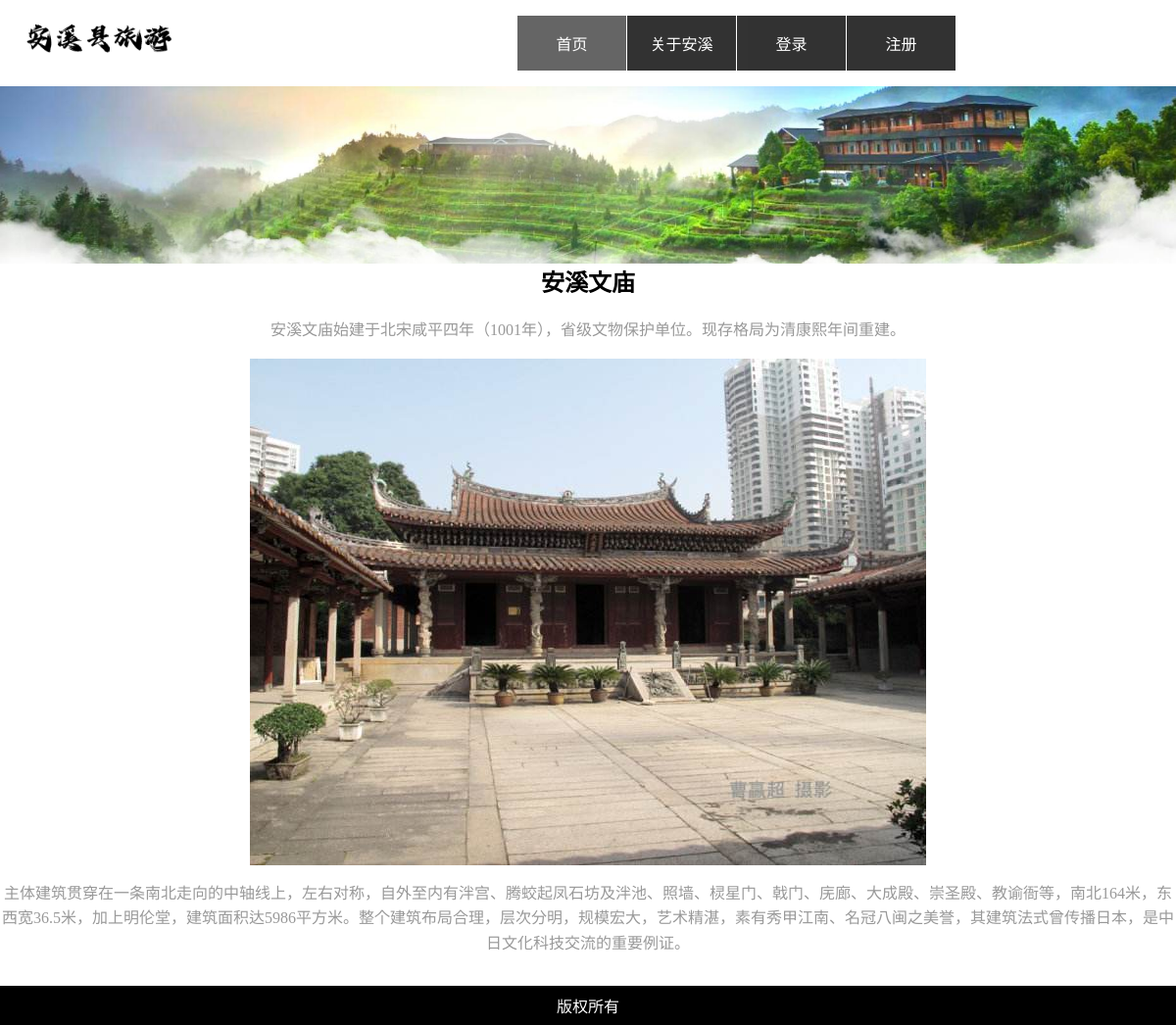
Page /show.php?id=3 on the committed database.
### tables this page shows
CREATE TABLE `picture` (
  `id` int(11) NOT NULL COMMENT 'id自增',
  `name` varchar(20) NOT NULL COMMENT '标题',
  `pics` varchar(100) NOT NULL COMMENT '配图',
  `sinfo` varchar(200) NOT NULL COMMENT '简介',
  `content` varchar(255) NOT NULL COMMENT '内容体',
  `createTime` datetime NOT NULL COMMENT '添加时间'
);

### show.php (the view, shortened to what this page needs)
<?php
$link = @mysqli_connect(HOST, USER, PASS) or die('数据库连接失败');
mysqli_select_db($link, DBNAME);
mysqli_set_charset($link, 'utf8');
?>
<!DOCTYPE html>
<html>
<head>
    <link rel="stylesheet" href="./css/style.css">
</head>
<body>
<div id="header">
    <div class="header">
        <h1><a href="./index.php"><img src="./images/logo1.png" alt="Travel"></a></h1>
        <div id="global_navi">
            <ul>
                <li class="current"><a href="index.php#head">首页</a></li>
                <li><a href="about.php">关于安溪</a></li>
                <?php
                if (!isset($_SESSION['admin_user'])) {
                    ?>
                    <li><a href="login.html">登录</a></li>
                    <li><a href="register.html">注册</a></li>
                    <?php
                } ?>
            </ul>
        <?php
        $sql = "select * from picture where id=" . $_GET['id'];
        $result = mysqli_query($link, $sql);
        @$row = mysqli_fetch_assoc($result);
        ?>
    </div>
</div>
<div>
   <img src="images/banner.jpg" width="100%">
</div>
<div id="wrapper">
    <h2><?php echo $row["name"]; ?></h2>
    <div style="text-align:center" id="point">
        <p><?php echo $row["sinfo"]; ?></p>
        <p><img src="<?php echo $row['pics']; ?>"></p>
        <p><?php echo $row["content"]; ?></p>
    </div>
</div>
<div class="footer">
    <div class="copy">版权所有</div>
</div>
</body>
</html>

### css/style.css (style rules this page uses)
body { margin: 0; padding: 0; color: #999; }
h2, h3 { text-align: center; color: #000; }
a { color: #666; }
a img { -webkit-transition: opacity 0.2s linear; -o-transition: opacity 0.2s linear; transition: opacity 0.2s linear; }
h1, h2, h3, h4, h5, h6 { margin-top: 0; }
p { margin-top: 0; line-height: 1.6; }
img { vertical-align: bottom; }
#header { background: #fff; clear: both; height: 85px; width: 100% }
.header { width: 1200px; margin: 0 auto; position: relative; }
.header h1 { float: none; text-align: center; position: absolute; left: 0; top: 10px; width: 200px; height: 60px; }
.header h1 img { width: 80%; }
#global_navi { width: 672px; clear: both; overflow: hidden; margin: 16px auto; float: right; }
#global_navi ul { list-style: none; margin: 0; padding: 0; }
#global_navi ul li { width: 111px; float: left; margin-right: 1px; text-align: center; }
#global_navi ul li a { display: block; padding: 16px; color: #666; text-decoration: none; }
#global_navi ul li.current a { background-color: #000; opacity: 0.6; }
#wrapper { width: 1200px; margin: 0 auto; overflow: hidden; }
.footer { background-color: #000; text-align: center; }
div .copy { display: block; padding: 8px 0; color: #fff; }
#global_navi ul li a { display: block; padding: 16px; background-color: #000; opacity: 0.8; color: #fff; text-decoration: none; -webkit-transition: background-color 0.2s linear; -o-transition: background-color 0.2s linear; transition: background-color 0.2s linear; }
#point { margin-bottom: 30px; }

### rows in the picture
picture: name "安溪文庙", sinfo "安溪文庙始建于北宋咸平四年（1001年），省级文物保护单位。现存格局为清康熙年间重建。", pics (picture), content "主体建筑贯穿在一条南北走向的中轴线上，左右对称，自外至内有泮宫、腾蛟起凤石坊及泮池、照墙、棂星门、戟门、庑廊、大成殿、崇圣殿、教谕衙等，南北164米，东西宽36.5米，加上明伦堂，建筑面积达5986平方米。整个建筑布局合理，层次分明，规模宏大，艺术精湛，素有秀甲江南、名冠八闽之美誉，其建筑法式曾传播日本，是中日文化科技交流的重要例证。"
